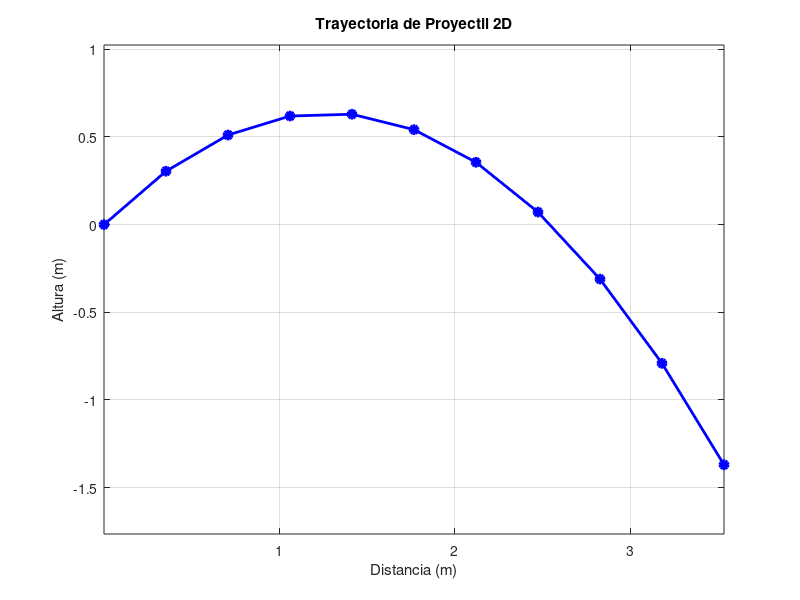
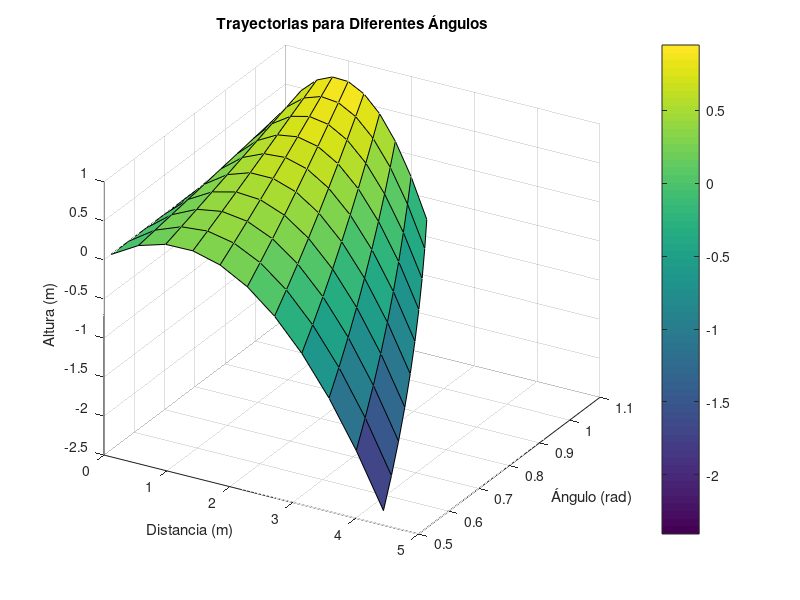
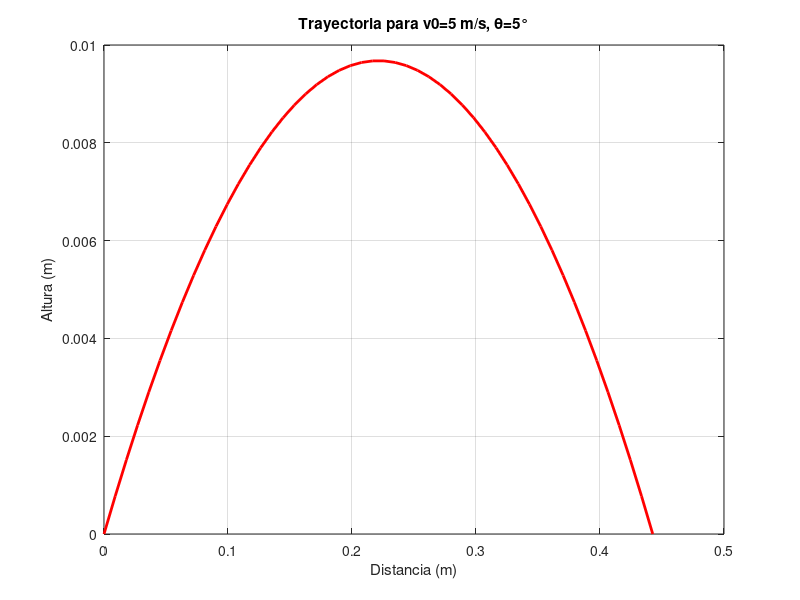

Recreate these plots in MATLAB, in order.
%% 1. Configuración inicial
clc; clear; close all;  % Limpiar consola, variables y figuras
format short;          % Formato numérico compacto
more off;              % Desactivar paginación de salida

disp('=== INTRODUCCIÓN A OCTAVE PARA FÍSICA ===');

%% 2. Fundamentos de programación
disp('=== 2.1 Conceptos básicos ===');
% Comentarios:
% - En Octave/MATLAB los comentarios inician con %
% - Para texto usar comillas simples (') en lugar de dobles (")

% Variables básicas
v0 = 5;          % Velocidad inicial (m/s)
theta = pi/4;    % Ángulo de lanzamiento (radianes)
g = 9.81;        % Aceleración gravitacional (m/s²)
t = 1;           % Tiempo (s)

% Operaciones matemáticas
x = v0*cos(theta)*t;
y = v0*sin(theta)*t - (g*t^2)/2;

disp(['Posición en t=1s: x=', num2str(x), ' m, y=', num2str(y), ' m']);

%% 3. Cinemática en 2D
disp('=== 3.1 Trayectoria parabólica ===');

% Vector de tiempo
t = 0:0.1:1;    % Desde 0 hasta 1s en pasos de 0.1s

% Cálculo de posición
x = v0*cos(theta)*t;
y = v0*sin(theta)*t - (g*t.^2)/2;

% Visualización
figure;
plot(x, y, 'b-o', 'LineWidth', 2, 'MarkerFaceColor', 'b');
title('Trayectoria de Proyectil 2D');
xlabel('Distancia (m)');
ylabel('Altura (m)');
grid on;
axis equal;

%% 4. Análisis paramétrico en 3D
disp('=== 4.1 Variación del ángulo ===');

% Definición de parámetros
angles = linspace(pi/6, pi/3, 10);  % Rango de ángulos
t = 0:0.1:1;                        % Vector de tiempo

% Prealocación de matrices
X = zeros(length(angles), length(t));
Y = zeros(length(angles), length(t));

% Cálculo para cada ángulo
for i = 1:length(angles)
    X(i,:) = v0*cos(angles(i))*t;
    Y(i,:) = v0*sin(angles(i))*t - (g*t.^2)/2;
end

% Visualización 3D
figure;
surf(X, repmat(angles', 1, length(t)), Y);
title('Trayectorias para Diferentes Ángulos');
xlabel('Distancia (m)');
ylabel('Ángulo (rad)');
zlabel('Altura (m)');
colorbar;
view(30, 30);  % Ángulo de visualización

%% 5. Interacción con usuario
disp('=== 5.1 Simulación interactiva ===');

% Entrada de usuario
user_v0 = input('Ingrese velocidad inicial (m/s): ');
user_angle = input('Ingrese ángulo (grados): ');
user_angle = user_angle * pi/180;  % Conversión a radianes

% Cálculo
t_max = 2*user_v0*sin(user_angle)/g;  % Tiempo de vuelo
t = linspace(0, t_max, 50);

x = user_v0*cos(user_angle)*t;
y = user_v0*sin(user_angle)*t - (g*t.^2)/2;

% Visualización
figure;
plot(x, y, 'r-', 'LineWidth', 2);
title(['Trayectoria para v0=', num2str(user_v0), ' m/s, θ=', ...
      num2str(user_angle*180/pi), '°']);
xlabel('Distancia (m)');
ylabel('Altura (m)');
grid on;

%% 6. Manejo de datos
disp('=== 6.1 Exportación/Importación de datos ===');

% Crear tabla de resultados
results = [t; x; y]';

% Exportar a archivo
fid = fopen('trayectoria.dat', 'w');
fprintf(fid, 'Tiempo(s)\tDistancia(m)\tAltura(m)\n');
fprintf(fid, '%6.3f\t%10.4f\t%10.4f\n', results');
fclose(fid);

disp('Datos guardados en trayectoria.dat');

% Importar datos (ejemplo)
% loaded_data = load('trayectoria.dat');

%% 7. Buenas prácticas y consejos
disp('=== 7.1 Recomendaciones ===');
disp('1. Use nombres descriptivos para variables');
disp('2. Comente su código explicando la física involucrada');
disp('3. Vectorice operaciones en lugar de usar bucles');
disp('4. Documente unidades de medida');
disp('5. Verifique resultados con casos límite conocidos');

%% 8. Ejercicios propuestos
disp('=== 8.1 Para practicar ===');
disp('1. Modifique el código para incluir resistencia del aire');
disp('2. Implemente cálculo automático del alcance máximo');
disp('3. Cree una animación de la trayectoria');
disp('4. Compare con solución analítica exacta');
disp('5. Extienda a tres dimensiones (movimiento en x,y,z)');

%% 9. Recursos adicionales
disp('=== 9.1 Para aprender más ===');
disp('* Documentación oficial de Octave: help <comando>');
disp('* Libro: "Numerical Methods for Physics" (A. Garcia)');
disp('* Curso: "Computational Physics" (Coursera)');
disp('* Repositorio: GitHub/octave-physics-examples');
